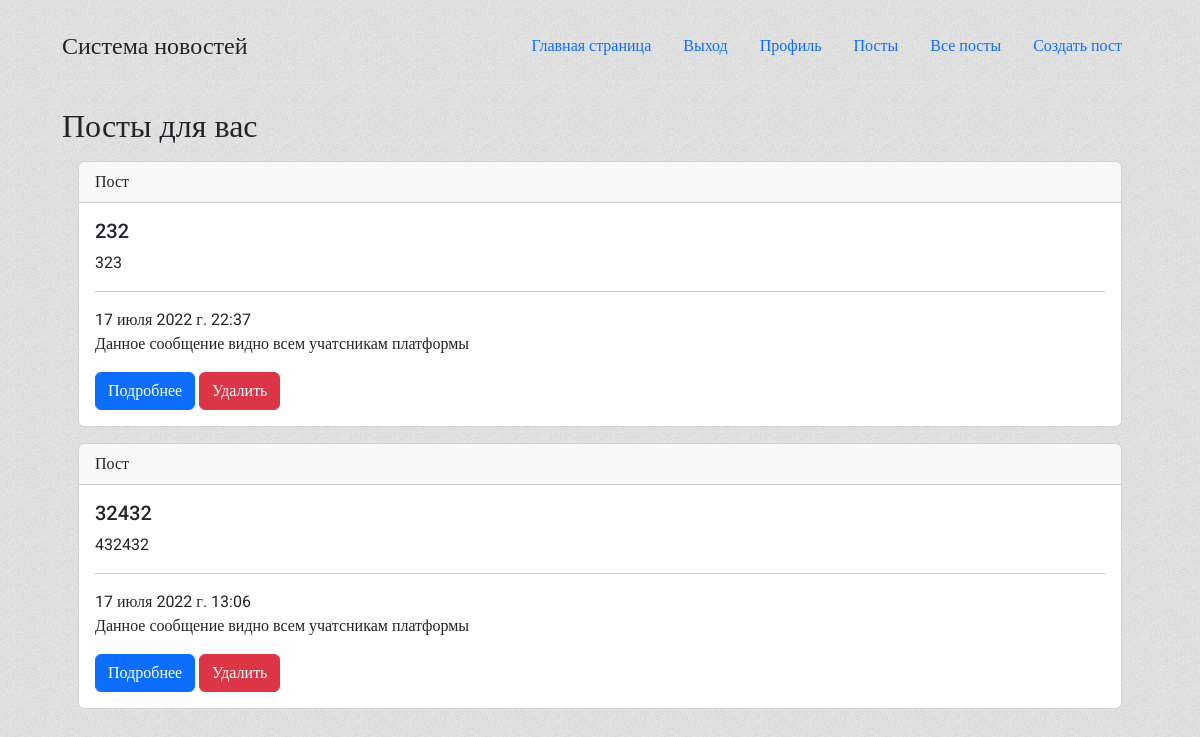
Before: /posts/ (signed in) with the older database file.
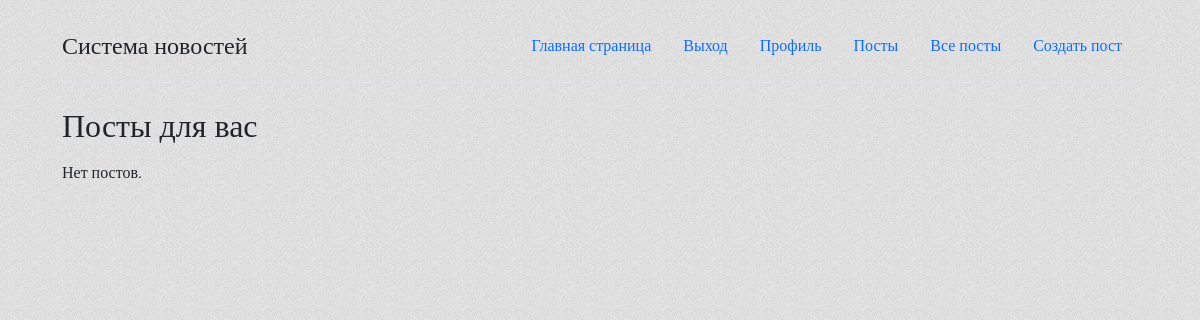
After: the same page with the newer database file.
### mainapp/models.py (models this page shows, shortened)
class Post(models.Model):
    title = models.CharField(max_length=60, validators=[validate_mat], verbose_name="Заголовок")
    text = models.TextField(blank=True, validators=[validate_mat], verbose_name="Текст")
    created_at = models.DateTimeField(auto_now_add=True)
    updated_at = models.DateTimeField(auto_now=True)
    visible_all = models.BooleanField(default=False, verbose_name="Видно всем")
    visible_class = models.CharField(max_length=3, default="", blank=True, verbose_name="Определенный класс")
    img = models.ImageField(upload_to="users_photos/", blank=True, verbose_name="Картинка")

### mainapp/views.py (the view)
# urls.py: path('posts/', views.posts, name="posts"),
@login_required
def posts(request):
    all_posts = getAllPosts(request.user)
    context = {"posts": sort_posts(all_posts), 'title': 'Посты'}
    return render(request, 'mainapp/posts.html', context=context)

### mainapp/views.py (called while the page is built)
def getAllPosts(user):
    class_num = user.profile.user_class_number
    class_let = user.profile.user_class_letter
    all_visibles = Post.objects.filter(visible_all=True)
    all_private_posts = Post.objects.filter(visible_all=False)
    class_visibles = []
    for el in all_private_posts:
        if el.visible_class.isnumeric():
            if el.visible_class == class_num:
                class_visibles.append(el)
        else:
            if el.visible_class == class_num+class_let:
                class_visibles.append(el)
    all_posts = list(all_visibles) + class_visibles
    return all_posts

def sort_posts(posts):
    return sorted(posts, key=lambda x: x.updated_at, reverse=True)

### templates/mainapp/posts.html
{% extends 'base.html' %}
{% block content %}
<div class="container">
    <h2 class="mb-3">Посты для вас</h2>
    {% include 'mainapp/modules/posts.html' %}
</div>
{% endblock %}

### templates/mainapp/modules/posts.html
{% if posts %}
    {% for el in posts %}
        <div class="card m-3">
                <div class="card-header">
                    Пост
                </div>
                <div class="card-body">
                <h5 class="card-title">{{ el.title }}</h5>
                <p class="card-text">{{ el.text| truncatewords:3 }}</p>
                <hr>
                <p>{{ el.updated_at }}</p>
                {% if el.visible_all == True %}
                    <p>Данное сообщение видно всем учатсникам платформы</p>
                {% else %}
                    <p>Класс: {{ el.visible_class }}</p>
                {% endif %}
                <a href="{% url 'post_detail' postid=el.id %}" class="btn btn-primary mt-3">Подробнее</a>
                {% if user.is_superuser %}
                    <a href="{% url 'post_delete' postid=el.id %}" class="btn btn-danger mt-3">Удалить</a>
                {% endif %}
            </div>
        </div>
    {% endfor %}
{% else %}
    Нет постов.
{% endif %}

Changed rows visible on the page:
removed Post: title "232", text "323", updated_at "17 июля 2022 г. 22:37", shows "Данное сообщение видно всем учатсникам платформы"
removed Post: title "32432", text "432432", updated_at "17 июля 2022 г. 13:06", shows "Данное сообщение видно всем учатсникам платформы"
Other visible differences:
text now shown: "Нет постов."
